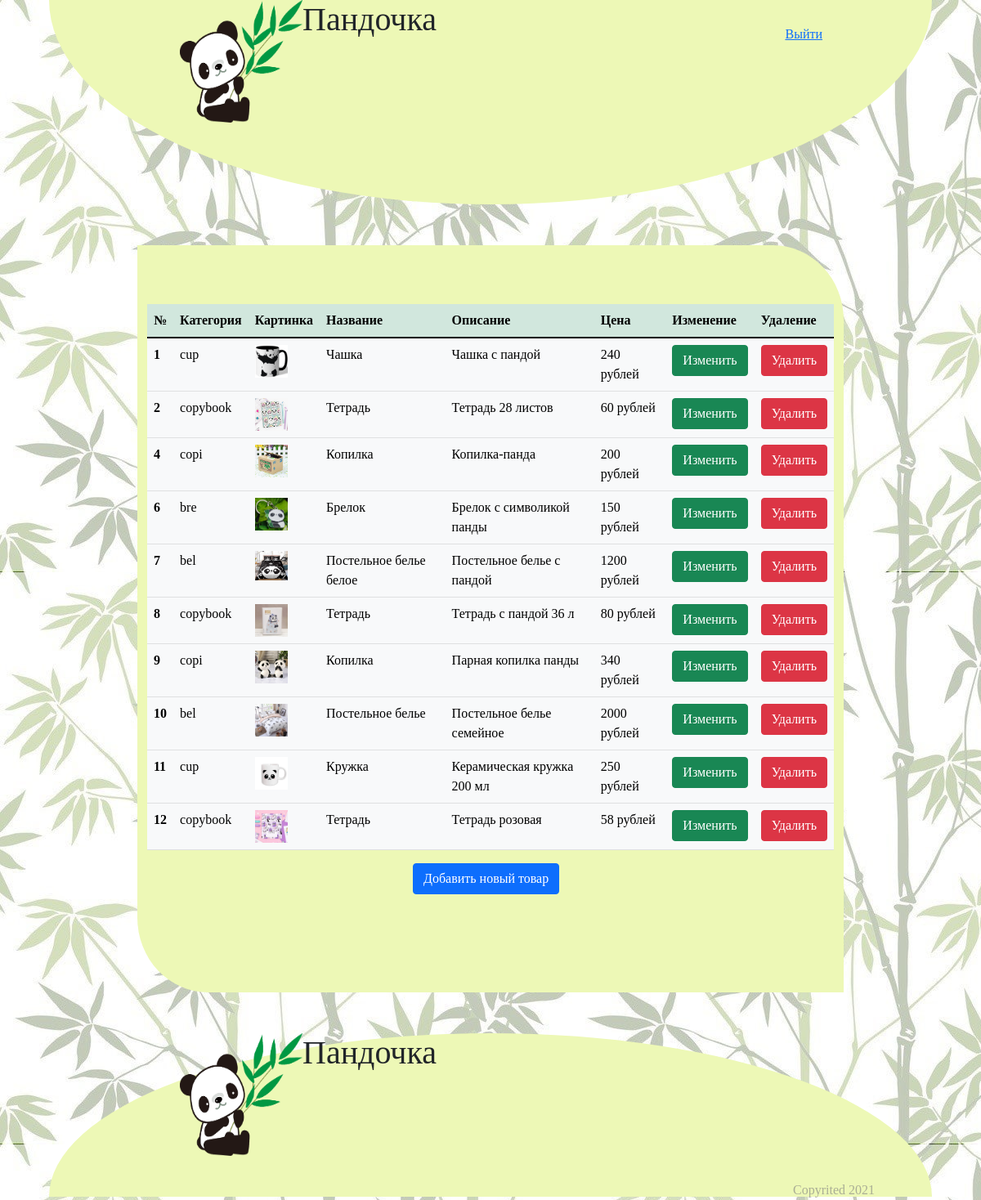
The app's page /sait/admi.php with its own data.
### tables this page shows
CREATE TABLE `cartgoods` (
  `id` int(11) NOT NULL,
  `category` varchar(255) NOT NULL,
  `image` varchar(255) NOT NULL,
  `title` varchar(255) NOT NULL,
  `description` varchar(255) NOT NULL,
  `price` varchar(100) NOT NULL
);

### sait/admi.php (the view, shortened to what this page needs)
<!DOCTYPE html>
<html lang="en">
<head>
    <link rel="stylesheet" href="../style/style.css">
    <link rel="stylesheet" href="../font-awesome-4.7.0/css/font-awesome.min.css">
    <link href="https://cdn.jsdelivr.net/npm/bootstrap@5.1.3/dist/css/bootstrap.min.css" rel="stylesheet">
</head>
<body style=" background-image: url(../image/fon3.jpg); display:block; margin:0 auto;">
    <header>
        <div class="head">
            <div class="logoName">
                <img src="../image/Фон.png" alt="Логотип">
                <h1>Пандочка</h1>
            </div>
            <div style="margin:30px 80px 0 0">
           <a href="../index.php">Выйти</a>
            </div>
        </div>
    </header>
    <main>
        <br><br><br>
        <div id="content" style="margin-bottom:20px;">
            <div class="form container">
                <table class="table table-light table-hover" method="post" style="cursor:pointer;">
                    <thead class="table table-success">
                        <tr>
                            <th scope="col">№</th>
                            <th scope="col">Категория</th>
                            <th scope="col">Картинка</th>
                            <th scope="col">Название</th>
                            <th scope="col">Описание</th>
                            <th scope="col">Цена</th>
                            <th scope="col">Изменение</th>
                            <th scope="col">Удаление</th>
                        </tr>
                    </thead>
                    <tbody>
                        <?php
                        $mysql_connect = new mysqli('localhost', 'mysql', 'mysql', 'panda');
                        $arr = mysqli_query($mysql_connect, "SELECT * FROM `cartgoods`");
                        $arr = mysqli_fetch_all($arr);
                        foreach ($arr as &$value) {
                        ?>
                            <div>
                                <tr>
                                    <th scope="row" name="id"><?= $value[0]?></th>
                                    <td name="category"><?= $value[1]?></td>
                                    <td name="image"><img src="<?= $value[2]?>" alt="" width="40"></td>
                                    <td name="title"><?= $value[3]?></td>
                                    <td name="description"><?= $value[4]?></td>
                                    <td name="price"><?= $value[5]?> рублей</td>
                                    <td><a class="btn btn-success" href="../redacting/redact.php?id=<?= $value['0']?>">Изменить</a></td>
                                    <td><a class="btn btn-danger" href="../deleted/delete.php?id=<?= $value['0']?>">Удалить</a></td>
                                </tr>
                            </div>
                        <?
                        }
                        ?>
            </div>
        </div>
        <div class="mx-auto" style="width: 190px;">
            <a class="btn btn-primary"  href="formNewCart.php">Добавить новый товар</a>
        </div>
        <br><br><br><br><br>
    </main>
    <footer>
        <div class="logoName">
            <img src="../image/Фон.png" alt="Логотип">
            <h1>Пандочка</h1>
        </div>
        <p>Copyrited 2021 </p>
    </footer>
</body>
</html>

### style/style.css (style rules this page uses)
* { font-family: 'Times new Roman', cursive; padding: 0px; margin: 0px; }
body { margin: 0 auto; color:black; }
header { width: 100%; height: 250px; background-color: #edf8b6; border-radius: 0 0 50% 50% / 0 0 100% 100%; margin-bottom: 50px; }
header img { width: 160px; margin-left: 160px; }
.logoName { display: flex; flex-direction: row; width: 540px; margin-right: auto; }
h1 { margin: 50px 0 0 0; font-size: 45px; font-family: 'Marck Script', cursive; }
.head { width:100%; height:210px; display: flex; flex-direction: row; }
main { width: 80%; border-radius: 0 10% 0 10%; margin: 0 auto; background-color: #edf8b6; min-height:600px; }
.logoName img { width:150px; height:150px; }
footer { width: 100%; height: 200px; background-color: #edf8b6; border-radius: 50% 50% 0 0 / 100% 100% 0 0; margin-top: 50px; }
footer img { width: 160px; margin-left: 160px; }
footer p { text-align: right; margin: 30px 70px 0 0; color: rgba(128, 128, 128, 0.616); }
@media (max-width:1600px) { body { width:90%; } }
@media (min-width:1023px) and (max-width:1366px) { body { width:90%; } }
@media (min-width:1023px) and (max-width:1366px) { .head { width:95%; } }
html, body { height: 100%; }
body { display: flex; flex-direction: column; }
main { flex: 1 0 auto; }

### records on screen
cartgoods: id "1", category "cup", image (picture), title "Чашка", description "Чашка с пандой", price "240"
cartgoods: id "2", category "copybook", image (picture), title "Тетрадь", description "Тетрадь 28 листов", price "60"
cartgoods: id "4", category "copi", image (picture), title "Копилка", description "Копилка-панда", price "200"
cartgoods: id "6", category "bre", image (picture), title "Брелок", description "Брелок с символикой панды", price "150"
cartgoods: id "7", category "bel", image (picture), title "Постельное белье белое", description "Постельное белье с пандой", price "1200"
cartgoods: id "8", category "copybook", image (picture), title "Тетрадь", description "Тетрадь с пандой 36 л", price "80"
cartgoods: id "9", category "copi", image (picture), title "Копилка", description "Парная копилка панды", price "340"
cartgoods: id "10", category "bel", image (picture), title "Постельное белье", description "Постельное белье семейное", price "2000"
cartgoods: id "11", category "cup", image (picture), title "Кружка", description "Керамическая кружка 200 мл", price "250"
cartgoods: id "12", category "copybook", image (picture), title "Тетрадь", description "Тетрадь розовая", price "58"
